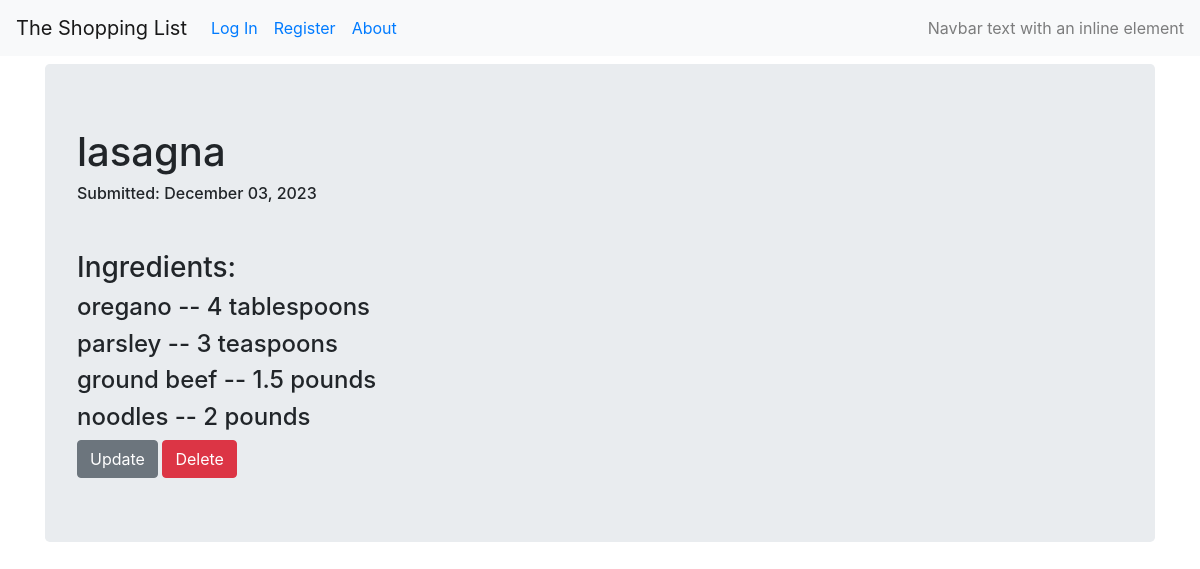
The page /recipes/5 on the database its author committed.
### crud_recipe/models.py (models this page shows, shortened)
@dataclass
class Recipe(db.Model):
    __tablename__ = 'recipes'
    id = db.Column(db.Integer(), primary_key=True)
    name = db.Column(db.String(100))
    user_id = db.Column(db.Integer, db.ForeignKey('users.id'))
    date = db.Column(db.DateTime, nullable=False, default=datetime.utcnow)

@dataclass
class RecipeToIngredient(db.Model):
    __tablename__ = 'recipe_to_ingredient'
    recipe_id = db.Column(db.Integer, db.ForeignKey('recipes.id'), primary_key=True)
    ingredient_id = db.Column(db.Integer, db.ForeignKey('ingredients.id'), primary_key=True)
    ingredient_quantity = db.Column(db.Integer)
    ingredient_measurement = db.Column(db.String(50))

@dataclass
class Ingredient(db.Model):
    __tablename__ = 'ingredients'
    id = db.Column(db.Integer, primary_key=True)
    name = db.Column(db.String(100), nullable=False)     ## are any validators/conditionals required here or are none needed?

### crud_recipe/recipes/views.py (the view)
@recipe_views.route('/<int:recipe_id>')
def recipe_view(recipe_id):
    recipe = Recipe.query.get_or_404(recipe_id)
    recipe_ingredients_query = (
                        db.session.query(Ingredient.name, RecipeToIngredient.ingredient_quantity, RecipeToIngredient.ingredient_measurement)
                        .join(Ingredient, RecipeToIngredient.ingredient_id == Ingredient.id)
                        .where(RecipeToIngredient.recipe_id == recipe.id)
                        )
    recipe_ingredients = recipe_ingredients_query.all()
    return render_template('recipe.html', recipe_name=recipe.name,
                            submit_date=recipe.date, recipe=recipe, recipe_ingredients=recipe_ingredients)

### crud_recipe/templates/recipe.html (shortened to what this page needs)
{% extends "base.html" %}
{% block content %}
<div class="jumbotron">
  <h1>{{ recipe_name }}</h1>
  <h6>Submitted: {{ recipe.date.strftime('%B %d, %Y') }}</h6>
<p>
  <br>
</p>
<div>
  <h3>Ingredients:</h3>
</div>
<div>
  {% for ingredient in recipe_ingredients %}
  <div>
  <h4>{{ ingredient[0] }} -- {{ ingredient[1] }} {{ ingredient[2] }}</h4>
  </div>
  {% endfor %}
</div>
<div>
  <a class="btn btn-secondary" href="{{ url_for('recipes.update', recipe_id=recipe.id) }}">Update</a>
  <button type="button" class="btn btn-danger" data-toggle="modal" data-target="#del_modal" href="{{ url_for('recipes.delete_recipe', recipe_id=recipe.id) }}">Delete</button>
</div>
{% endblock content %}

### crud_recipe/templates/base.html (shortened to what this page needs)
<!DOCTYPE html>
<html>
  <head>
    <link rel="stylesheet" href="https://maxcdn.bootstrapcdn.com/bootstrap/4.0.0/css/bootstrap.min.css">
  </head>
<body>
  <nav class="navbar navbar-expand-lg navbar-light bg-light">
    <a class="navbar-brand" href="#">The Shopping List</a>
    <div class="collapse navbar-collapse" id="navbarText">
      <ul class="navbar-nav mr-auto">
        {% if current_user.is_authenticated %}
        <li class="nav-link"><a href="{{ url_for('core.info') }}">About</a></li>
        <li class="nav-link"><a href="{{url_for('users.logout')}}">Log Out</a></li>
        <li class="nav-link"><a href="{{url_for('users.account')}}">Account</a></li>
        <li class="nav-link"><a href="{{url_for('recipes.add_recipe')}}">Add a Recipe</a></li>
        <li class="nav-link"><a href="{{url_for('users.view_users_recipes', username=current_user.username)}}">My Recipes</a></li>
        <li class="nav-link"><a href="{{url_for('recipes.generate_shopping_list', username=current_user.username)}}">Generate Shopping List</a></li>
        {% else %}
        <li class="nav-link"><a href="{{url_for('users.login')}}">Log In</a></li>
        <li class="nav-link"><a href="{{url_for('users.register')}}">Register</a></li>
        <li class="nav-link"><a href="{{ url_for('core.info') }}">About</a></li>
        {% endif %}
      </ul>
      <span class="navbar-text">
        Navbar text with an inline element
      </span>
    </div>
  </nav>
  <div class="container">
    {% block content %}
    {% endblock %}
  </div>
</body>
</html>

### rows shown on the page
Recipe: name "lasagna", date "December 03, 2023"
RecipeToIngredient: name "oregano", ingredient_quantity "4", ingredient_measurement "tablespoons"
RecipeToIngredient: name "parsley", ingredient_quantity "3", ingredient_measurement "teaspoons"
RecipeToIngredient: name "ground beef", ingredient_quantity "1.5", ingredient_measurement "pounds"
RecipeToIngredient: name "noodles", ingredient_quantity "2", ingredient_measurement "pounds"
